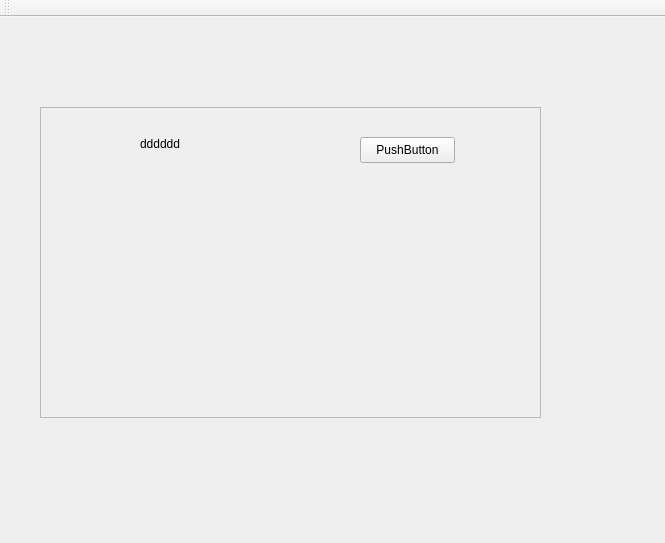
<?xml version="1.0" encoding="UTF-8"?>
<ui version="4.0">
 <class>MainWindow</class>
 <widget class="QMainWindow" name="MainWindow">
  <property name="geometry">
   <rect>
    <x>0</x>
    <y>0</y>
    <width>665</width>
    <height>543</height>
   </rect>
  </property>
  <property name="windowTitle">
   <string>MainWindow</string>
  </property>
  <widget class="QWidget" name="centralwidget">
   <widget class="QFrame" name="frame">
    <property name="geometry">
     <rect>
      <x>40</x>
      <y>90</y>
      <width>501</width>
      <height>311</height>
     </rect>
    </property>
    <property name="frameShape">
     <enum>QFrame::StyledPanel</enum>
    </property>
    <property name="frameShadow">
     <enum>QFrame::Raised</enum>
    </property>
    <widget class="QPushButton" name="pushButton">
     <property name="geometry">
      <rect>
       <x>320</x>
       <y>30</y>
       <width>95</width>
       <height>26</height>
      </rect>
     </property>
     <property name="text">
      <string>PushButton</string>
     </property>
    </widget>
    <widget class="QLabel" name="label">
     <property name="geometry">
      <rect>
       <x>100</x>
       <y>30</y>
       <width>58</width>
       <height>14</height>
      </rect>
     </property>
     <property name="text">
      <string>dddddd</string>
     </property>
    </widget>
   </widget>
  </widget>
  <widget class="QMenuBar" name="menubar">
   <property name="geometry">
    <rect>
     <x>0</x>
     <y>0</y>
     <width>665</width>
     <height>19</height>
    </rect>
   </property>
  </widget>
  <widget class="QToolBar" name="toolBar">
   <property name="windowTitle">
    <string>toolBar</string>
   </property>
   <attribute name="toolBarArea">
    <enum>TopToolBarArea</enum>
   </attribute>
   <attribute name="toolBarBreak">
    <bool>false</bool>
   </attribute>
  </widget>
 </widget>
 <resources/>
 <connections>
  <connection>
   <sender>pushButton</sender>
   <signal>clicked()</signal>
   <receiver>MainWindow</receiver>
   <slot>slot1()</slot>
   <hints>
    <hint type="sourcelabel">
     <x>371</x>
     <y>164</y>
    </hint>
    <hint type="destinationlabel">
     <x>299</x>
     <y>213</y>
    </hint>
   </hints>
  </connection>
  <connection>
   <sender>pushButton</sender>
   <signal>clicked()</signal>
   <receiver>label</receiver>
   <slot>clear()</slot>
   <hints>
    <hint type="sourcelabel">
     <x>387</x>
     <y>160</y>
    </hint>
    <hint type="destinationlabel">
     <x>192</x>
     <y>146</y>
    </hint>
   </hints>
  </connection>
 </connections>
 <slots>
  <slot>slot1()</slot>
 </slots>
</ui>
